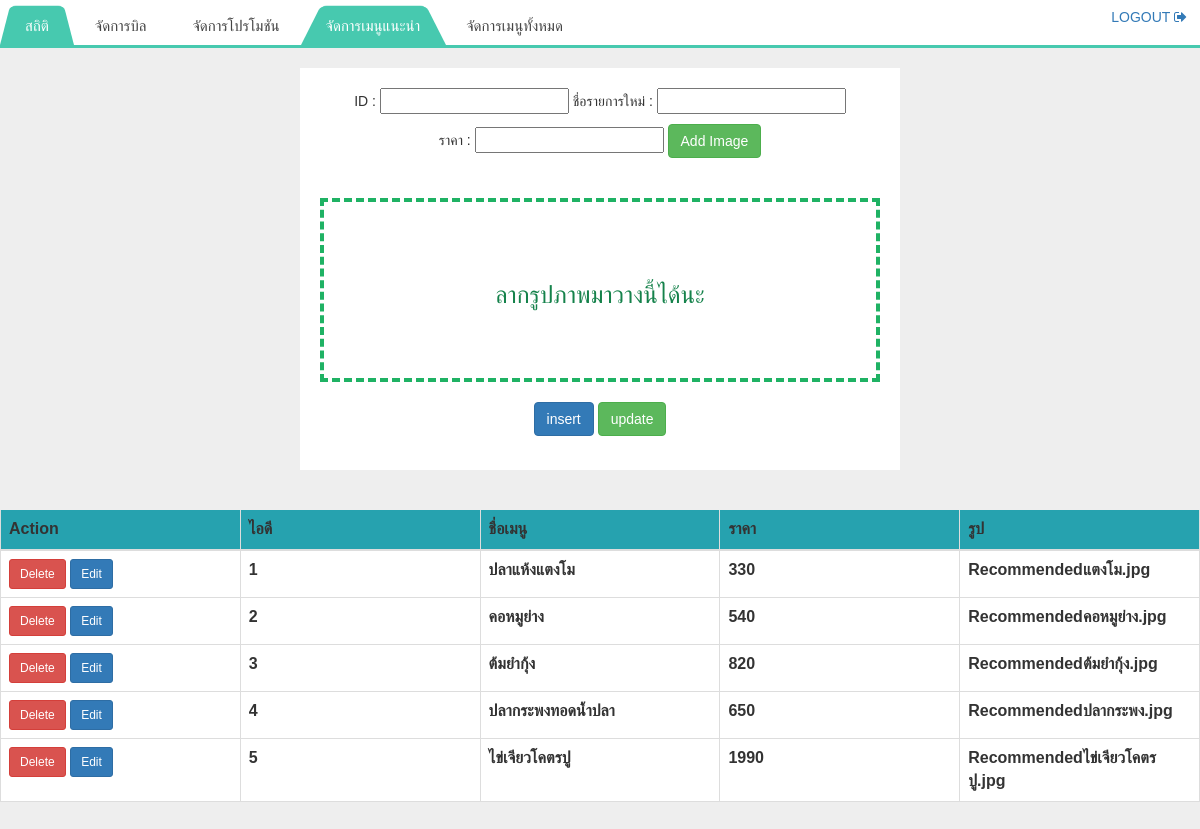
/updaterec.php (signed in), run on the app's committed database.
### tables this page shows
CREATE TABLE `recommend` (
  `Id_recommend` int(11) NOT NULL,
  `name` text NOT NULL,
  `price` text NOT NULL,
  `imgname` text NOT NULL,
  `link` text NOT NULL,
  `date` timestamp NOT NULL DEFAULT current_timestamp() ON UPDATE current_timestamp(),
  `num` int(11) NOT NULL
);

### common.php (called while the page is built, shortened)
<?php
class Common
{
    public function getAllRecRecords($connection) {
        $query = "SELECT * FROM recommend";
        $result = $connection->query($query) or die("Error in query3".$connection->error);
        return $result;
    }
}

### updaterec.php (the view, shortened to what this page needs)
<?php
$idup = " ";
?>
<html>
<head>
    <link href="https://cdn.datatables.net/1.10.16/css/jquery.dataTables.min.css" rel="stylesheet"/>
    <link rel="stylesheet" href="https://maxcdn.bootstrapcdn.com/bootstrap/3.4.1/css/bootstrap.min.css">
    <link rel="stylesheet" href="https://cdnjs.cloudflare.com/ajax/libs/font-awesome/4.7.0/css/font-awesome.min.css">
</head>
<body>
    <div id='cssmenu'>
        <ul>
            <li><a href='insertpro.php'>สถิติ</a></li>
            <li><a href='billout.php'>จัดการบิล</a></li>
            <li><a href='updatepro.php'>จัดการโปรโมชัน</a></li>
            <li class='active'><a href='updaterec.php'>จัดการเมนูแนะนำ</a></li>
            <li><a href='updatemenu.php'>จัดการเมนูทั้งหมด</a></li>
            <div align='right'><a href ="login.php"class="btn btn-danger-sm" >LOGOUT <i class="fa fa-sign-out"></i></a></div>
        </ul>
    </div>
    <div><br></div>
    <div class="file-upload">
        <form method="POST" action="updaterec.php" enctype="multipart/form-data">
            <div class="drag-text">
                ID : <input type="number" min="0"  name="id" align='center' value ="<?php echo $idup;  ?>" >
                ชื่อรายการใหม่ : <input id="text"  name="name" >
                ราคา : <input id="text"  name="price">
                <button class="btn btn-success" onclick="$('.file-upload-input').trigger( 'click' )">Add Image</button>
            </div>
            <div><br></div>
            <div class="image-upload-wrap">
                <div class="drag-text">
                    <h3>ลากรูปภาพมาวางนี้ได้นะ</h3>
                </div>
            </div>
            <div><br></div>
            <div class="drag-text">
                <button type="submit" name="in" class="btn btn-primary">insert</button>
                <button type="submit" name="up" class="btn btn-success">update</button>
            </div>
        </form>
    </div>
    <div><br><br></div>
    <table class="table">
        <thead id="thead" style="background-color: #26a2af">
        <tr>
            <th>Action</th>
            <th>ไอดี</th>
            <th>ชื่อเมนู</th>
            <th>ราคา</th>
            <th>รูป</th>
        </tr>
        </thead>
        <tbody style="background-color: #ffffff">
        <?php
        include "config.php";
        include_once "Common.php";
        $common = new Common();
        $records = $common->getAllRecRecords($connection);
        if ($records->num_rows>0){
            while ($record = $records->fetch_object()) {
                $recordId = $record->Id_recommend;
                $name = $record->name;
                $price = $record->price;
                $imgname = $record->imgname;
                ?>
                <tr>
                    <td><a href="delete-scriptRec.php?recordId=<?php echo $recordId?>" class="btn btn-danger btn-sm">Delete</a> <a href ="updaterec.php?recordId=<?php echo $recordId?>" class="btn btn-primary btn-sm">Edit</a> </td>
                    <th><?php echo $recordId;?></th>
                    <th><?php echo $name;?></th>
                    <th><?php echo $price;?></th>
                    <th><?php echo $imgname;?></th>
                </tr>
                <?php
            }
        }
        ?>
        </tbody>
    </table>
    <div><br><br></div>
</body>
</html>

### updaterec.php (style rules this page uses)
body { font-family: sans-serif; background-color: #eeeeee; }
.file-upload { background-color: #ffffff; width: 600px; margin: 0 auto; padding: 20px; }
.image-upload-wrap { margin-top: 20px; border: 4px dashed #1FB264; position: relative; }
.drag-text { text-align: center; }
.drag-text h3 { font-weight: 100; text-transform: uppercase; color: #15824B; padding: 60px 0; }
#cssmenu, #cssmenu ul, #cssmenu ul li, #cssmenu ul li a { margin: 0; padding: 0; border: 0; list-style: none; line-height: 1; display: block; position: relative; -webkit-box-sizing: border-box; -moz-box-sizing: border-box; box-sizing: border-box; }
#cssmenu:after, #cssmenu>ul:after { content: "."; display: block; clear: both; visibility: hidden; line-height: 0; height: 0; }
#cssmenu { width: auto; border-bottom: 3px solid #47c9af; font-family: Raleway, sans-serif; line-height: 1; }
#cssmenu ul { background: #ffffff; }
#cssmenu>ul>li { float: left; }
#cssmenu>ul>li>a { z-index: 2; padding: 18px 25px 12px 25px; font-size: 15px; font-weight: 400; text-decoration: none; color: #444444; -webkit-transition: all .2s ease; -moz-transition: all .2s ease; -ms-transition: all .2s ease; -o-transition: all .2s ease; transition: all .2s ease; margin-right: -4px; }
#cssmenu>ul>li.active>a, #cssmenu>ul>li:hover>a, #cssmenu>ul>li>a:hover { color: #ffffff; }
#cssmenu>ul>li>a:after { position: absolute; left: 0; bottom: 0; right: 0; z-index: -1; width: 100%; height: 120%; border-top-left-radius: 8px; border-top-right-radius: 8px; content: ""; -webkit-transition: all .2s ease; -o-transition: all .2s ease; transition: all .2s ease; -webkit-transform: perspective(5px) rotateX(2deg); -webkit-transform-origin: bottom; -moz-transform: perspective(5px) rotateX(2deg); -moz-transform-origin: bottom; transform: perspective(5px) rotateX(2deg); transform-origin: bottom; }
#cssmenu>ul>li.active>a:after, #cssmenu>ul>li:hover>a:after, #cssmenu>ul>li>a:hover:after { background: #47c9af; }
table { font-family: arial, sans-serif; border-collapse: collapse; width: 100%; }
td, th { border: 1px solid #dddddd; text-align: left; padding: 8px; width: 100px; max-width: 100px; overflow: hidden; }

### data on the page
recommend: Id_recommend "1", name "ปลาแห้งแตงโม", price "330", imgname "Recommendedแตงโม.jpg"
recommend: Id_recommend "2", name "คอหมูย่าง", price "540", imgname "Recommendedคอหมูย่าง.jpg"
recommend: Id_recommend "3", name "ต้มยำกุ้ง", price "820", imgname "Recommendedต้มยำกุ้ง.jpg"
recommend: Id_recommend "4", name "ปลากระพงทอดน้ำปลา", price "650", imgname "Recommendedปลากระพง.jpg"
recommend: Id_recommend "5", name "ไข่เจียวโคตรปู", price "1990", imgname "Recommendedไข่เจียวโคตรปู.jpg"
